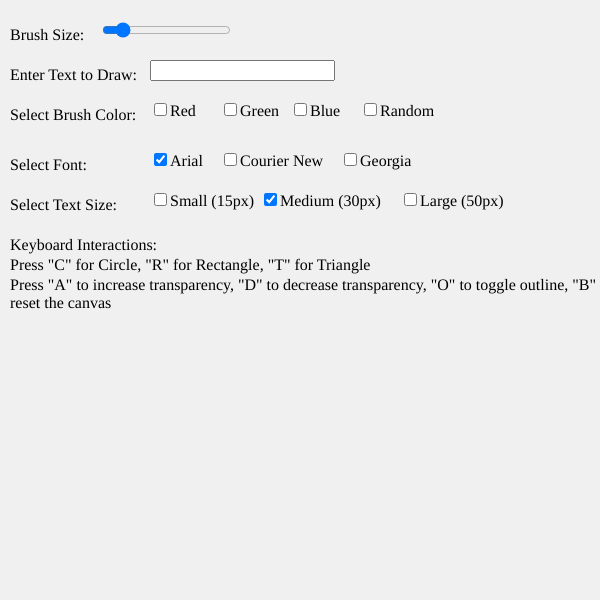
Frame 1 (no input)
Frame 60 (no input): identical to frame 1, image omitted
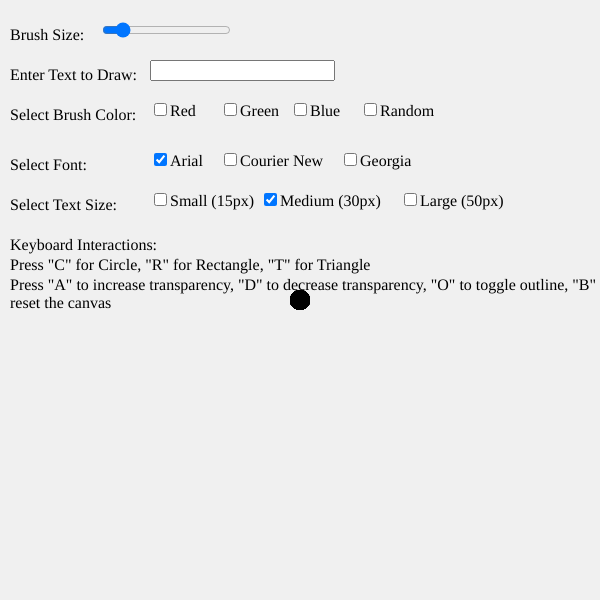
Frame 120 (the mouse pressed at the canvas centre since frame 60)

The p5.js sketch that drew these frames (run headless with seeded random() and noise() and a simulated clock; from frame 60 on, the mouse is pressed at the canvas centre):

// p5.js sketch
// ── sketch.js
let shapeType = "circle"; 
let sliderSize, inputText, brushTransparency;
let currentText = "";
let drawOutline = false; 
let selectedColor = [0, 0, 0]; 


let checkboxRed, checkboxGreen, checkboxBlue, checkboxRandom;
let fontArial, fontCourier, fontGeorgia;
let sizeSmall, sizeMedium, sizeLarge;

function setup() {
  createCanvas(600, 600);
  background(240);


  createP('Brush Size:').position(10, 10);
  sliderSize = createSlider(10, 100, 20);
  sliderSize.position(100, 20);

  createP('Enter Text to Draw:').position(10, 50);
  inputText = createInput();
  inputText.position(150, 60);

  createP('Select Brush Color:').position(10, 90);
  checkboxRed = createCheckbox('Red', false).position(150, 100).changed(deselectOtherColors);
  checkboxGreen = createCheckbox('Green', false).position(220, 100).changed(deselectOtherColors);
  checkboxBlue = createCheckbox('Blue', false).position(290, 100).changed(deselectOtherColors);
  checkboxRandom = createCheckbox('Random', false).position(360, 100).changed(deselectOtherColors);

  createP('Select Font:').position(10, 140);
  fontArial = createCheckbox('Arial', true).position(150, 150).changed(deselectOtherFonts); // Default font
  fontCourier = createCheckbox('Courier New', false).position(220, 150).changed(deselectOtherFonts);
  fontGeorgia = createCheckbox('Georgia', false).position(340, 150).changed(deselectOtherFonts);

  createP('Select Text Size:').position(10, 180);
  sizeSmall = createCheckbox('Small (15px)', false).position(150, 190).changed(deselectOtherSizes);
  sizeMedium = createCheckbox('Medium (30px)', true).position(260, 190).changed(deselectOtherSizes); // Default size
  sizeLarge = createCheckbox('Large (50px)', false).position(400, 190).changed(deselectOtherSizes);

  brushTransparency = 150; 

  createP('Keyboard Interactions:').position(10, 220);
  createP('Press "C" for Circle, "R" for Rectangle, "T" for Triangle').position(10, 240);
  createP('Press "A" to increase transparency, "D" to decrease transparency, "O" to toggle outline, "B" to reset the canvas').position(10, 260);
}

function draw() {
  let size = sliderSize.value();
  setBrushColor(); 

  if (mouseIsPressed) {
    if (drawOutline) {
      stroke(0);
    } else {
      noStroke();
    }

    fill(selectedColor[0], selectedColor[1], selectedColor[2], brushTransparency);

    if (shapeType === "circle") {
      ellipse(mouseX, mouseY, size, size);
    } else if (shapeType === "rectangle") {
      rect(mouseX - size / 2, mouseY - size / 2, size, size);
    } else if (shapeType === "triangle") {
      triangle(
        mouseX, mouseY - size / 2,
        mouseX - size / 2, mouseY + size / 2,
        mouseX + size / 2, mouseY + size / 2
      );
    }
  }

  if (currentText !== "") {
    textSize(getTextSize());
    textFont(getSelectedFont());
    textAlign(CENTER, CENTER);

    fill(selectedColor[0], selectedColor[1], selectedColor[2], brushTransparency);
    text(currentText, mouseX, mouseY);
  }
}

function setBrushColor() {
  if (checkboxRandom.checked()) {
    selectedColor = [random(255), random(255), random(255)];
  } else if (checkboxRed.checked()) {
    selectedColor = [255, 0, 0]; // Red
  } else if (checkboxGreen.checked()) {
    selectedColor = [0, 255, 0]; // Green
  } else if (checkboxBlue.checked()) {
    selectedColor = [0, 0, 255]; // Blue
  } else {
    selectedColor = [0, 0, 0]; // Default black
  }
}

function getSelectedFont() {
  if (fontCourier.checked()) {
    return 'Courier New';
  } else if (fontGeorgia.checked()) {
    return 'Georgia';
  } else {
    return 'Arial'; // Default font
  }
}

function getTextSize() {
  if (sizeSmall.checked()) {
    return 15;
  } else if (sizeLarge.checked()) {
    return 50;
  } else {
    return 30; // Default size
  }
}

function deselectOtherColors() {
  if (this.checked()) {
    checkboxRed.checked(this === checkboxRed);
    checkboxGreen.checked(this === checkboxGreen);
    checkboxBlue.checked(this === checkboxBlue);
    checkboxRandom.checked(this === checkboxRandom);
  }
}

function deselectOtherFonts() {
  if (this.checked()) {
    fontArial.checked(this === fontArial);
    fontCourier.checked(this === fontCourier);
    fontGeorgia.checked(this === fontGeorgia);
  }
}

function deselectOtherSizes() {
  if (this.checked()) {
    sizeSmall.checked(this === sizeSmall);
    sizeMedium.checked(this === sizeMedium);
    sizeLarge.checked(this === sizeLarge);
  }
}

function keyPressed() {
  if (key === 'C' || key === 'c') {
    shapeType = "circle";
  } else if (key === 'R' || key === 'r') {
    shapeType = "rectangle";
  } else if (key === 'T' || key === 't') {
    shapeType = "triangle";
  } else if (key === 'A' || key === 'a') {
    brushTransparency = min(brushTransparency + 10, 255); // Increase transparency
  } else if (key === 'D' || key === 'd') {
    brushTransparency = max(brushTransparency - 10, 0); // Decrease transparency
  } else if (key === 'O' || key === 'o') {
    drawOutline = !drawOutline; // Toggle outline
  } else if (key === 'B' || key === 'b') {
    background(240); // Reset canvas
  }
}

function mousePressed() {
  currentText = inputText.value();
}
